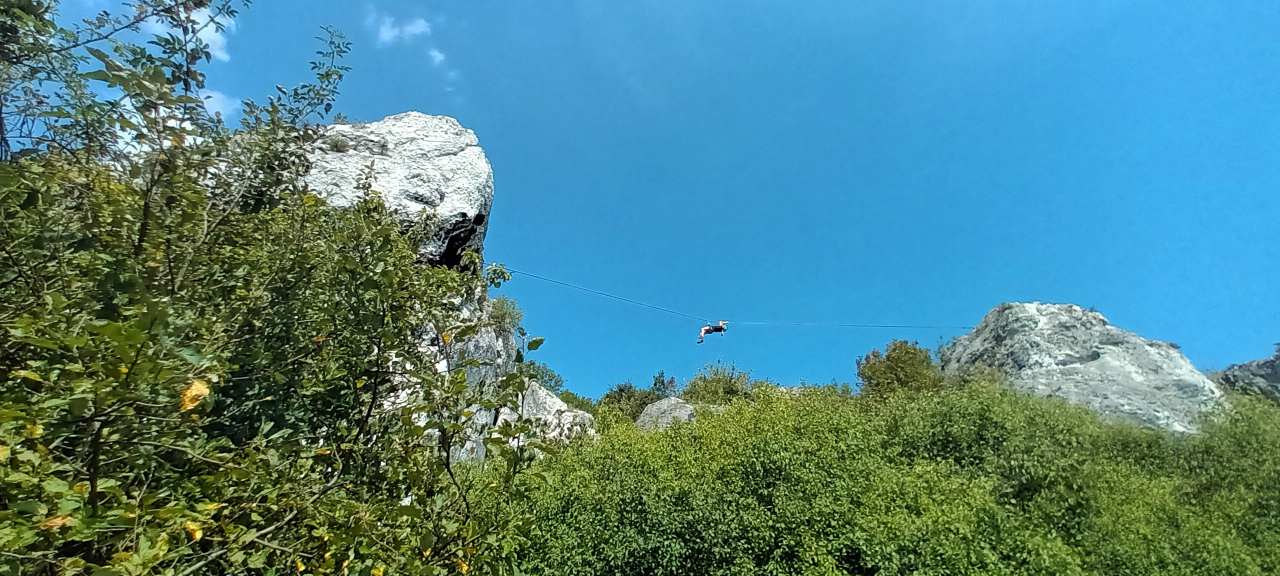
#> input picture design/hero/20240828_134954-retusz.jpg, 2560 x 1152 px (shown at 1/2 size)
$ python -i make_mask.py   (imports and definitions only)
#> lines starting #> are read from the running program, lines starting #| are printed output that depends on the picture; after the words box and inside, x2 and y2 are one past the last pixel; in counts of white or black regions, pixels touching at a corner belong together
"""Build the sky mask for the home page hero ("logo behind the rock").

Usage (outside the app — these are not project dependencies):

    python3 -m venv /tmp/hero-venv
    /tmp/hero-venv/bin/pip install pillow numpy
    /tmp/hero-venv/bin/python design/hero/make_mask.py <photo.jpg> <out.png>

Opaque = sky (the logo shows), transparent = rock, trees, the climber (the
logo hides). The output goes to web/public/images/hero/; the logo's
coordinates in web/src/components/HeroSign.tsx are read off the same photo —
see the comment there, and rule 27 in CLAUDE.md.

The sky is picked by colour: blue, and well bluer than red and green. That
works for a clear sky; clouds or a white sky need another rule.
"""

import sys

import numpy as np
from PIL import Image, ImageFilter, ImageOps


def main(src, out):
    # EXIF first: the original hero photo is stored rotated 180° with an
    # orientation flag, which browsers apply and raw pixel access does not.
#> called with src = '20240828_134954-retusz.jpg', out = 'out.png'
    image = ImageOps.exif_transpose(Image.open(src)).convert('RGB')
#> image is the input picture: PIL image 2560x1152 RGB; mean R, G, B 80.1, 131.8, 134.7
    rgb = np.asarray(image).astype(int)
    r, g, b = rgb[..., 0], rgb[..., 1], rgb[..., 2]
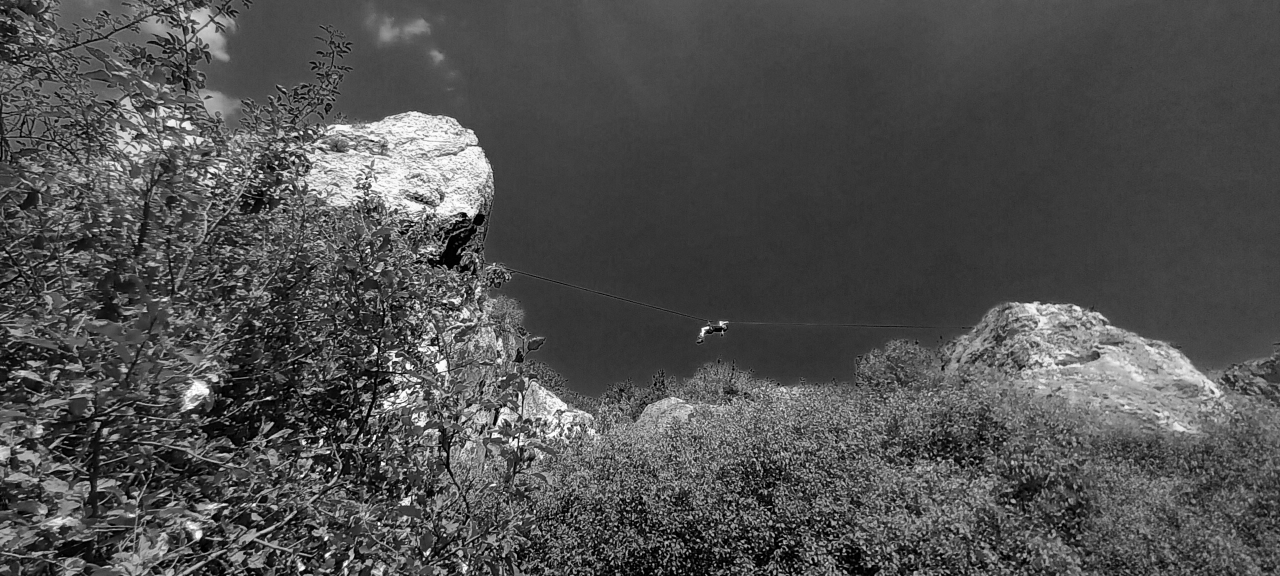
#> r: shape (1152, 2560) int64 (shown at 1/2 size); min 0, max 255, mean 80.1
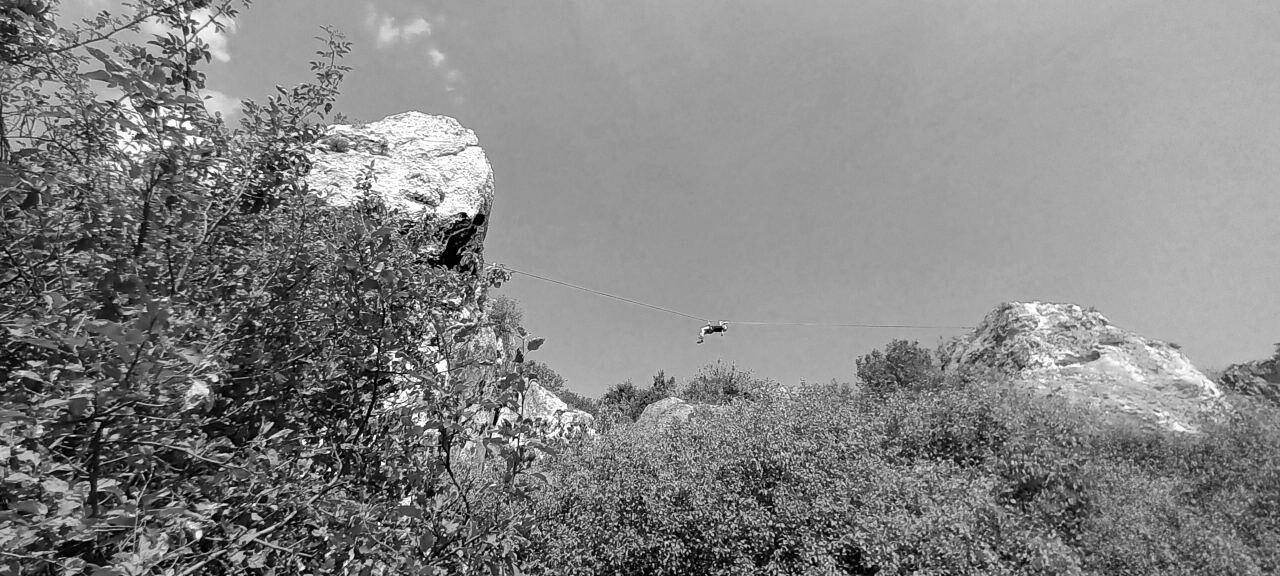
#> g: shape (1152, 2560) int64 (shown at 1/2 size); min 0, max 255, mean 131.8
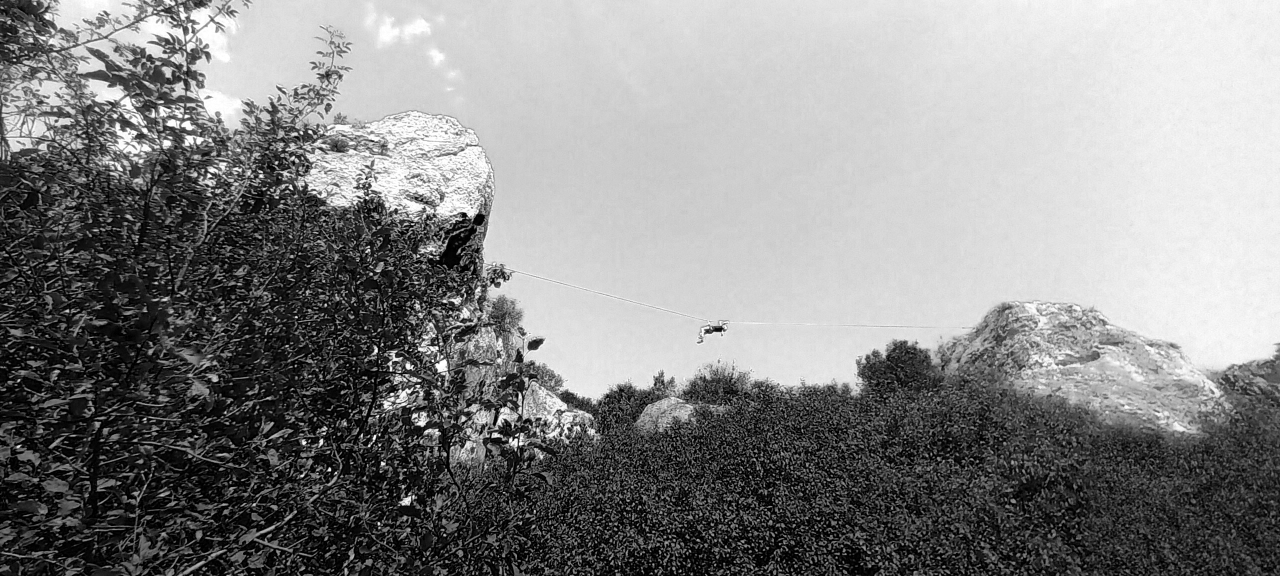
#> b: shape (1152, 2560) int64 (shown at 1/2 size); min 0, max 255, mean 134.7
    sky = (b > 120) & (b - r > 60) & (b - g > 15)
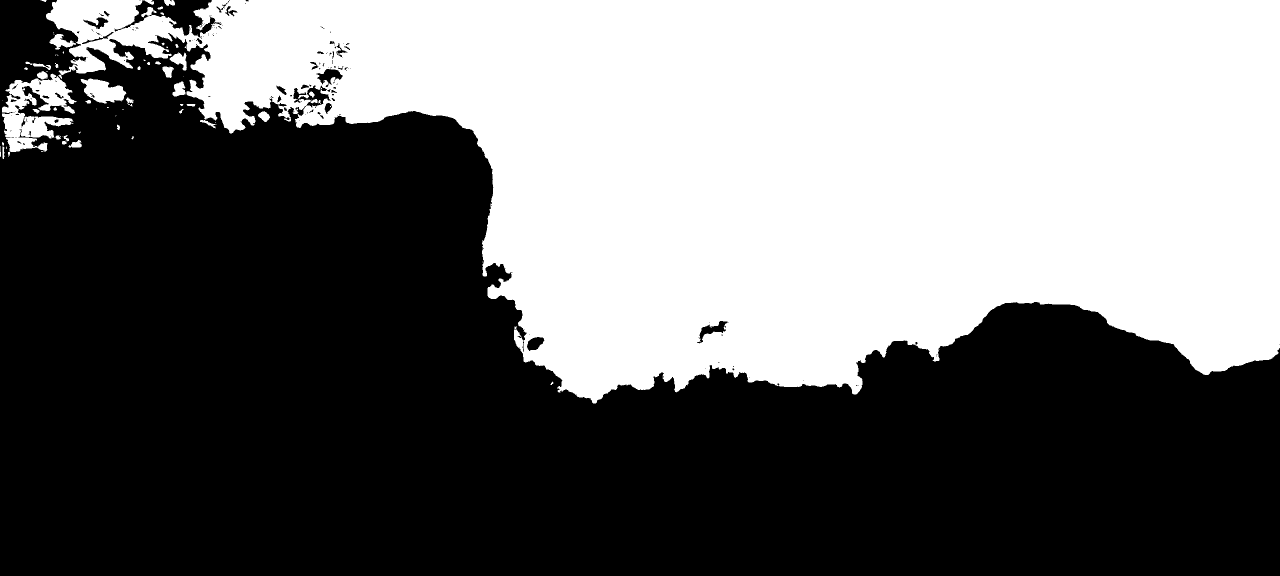
#> sky: shape (1152, 2560) bool (shown at 1/2 size); 44% white; 84 white regions (41 under 20 px), largest, box (x1, y1, x2, y2) and area: (92, 0, 2560, 807) 1278183, (4, 147, 153, 304) 11794, (161, 157, 253, 207) 2794

    mask = Image.fromarray((sky * 255).astype('uint8'))
    mask = mask.filter(ImageFilter.MaxFilter(5)).filter(ImageFilter.MinFilter(5))  # fill specks in the sky
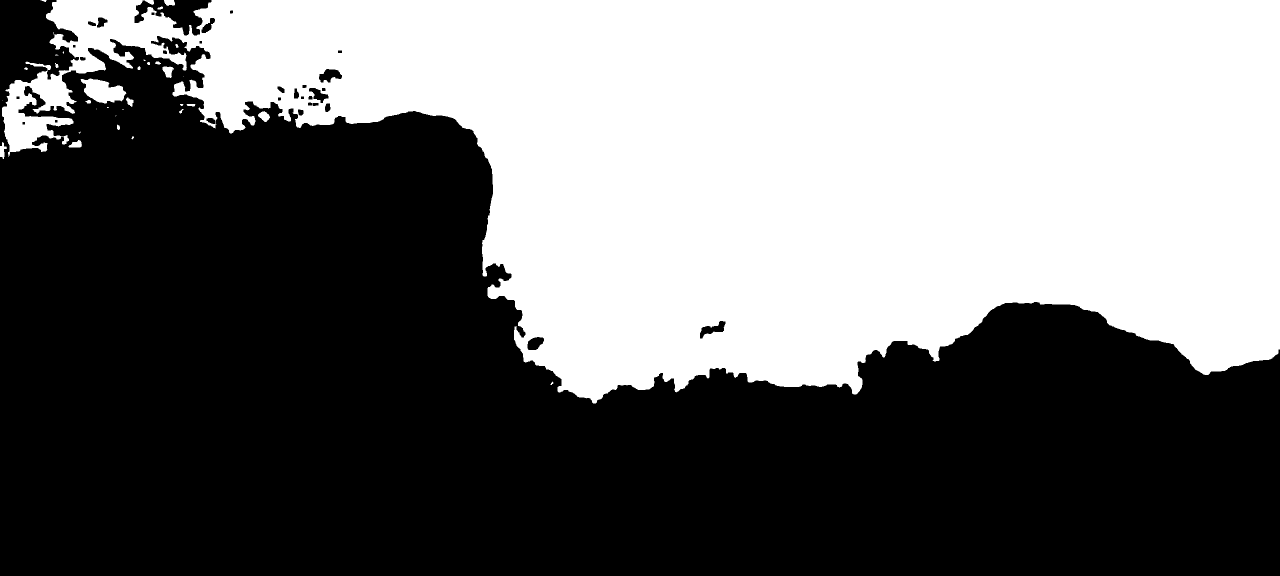
#> mask: PIL image 2560x1152 L (shown at 1/2 size); 44.2% white; 33 white regions (10 under 20 px), largest, box (x1, y1, x2, y2) and area: (4, 0, 2560, 807) 1298603, (161, 157, 253, 207) 2847, (325, 133, 348, 156) 345
    mask = mask.filter(ImageFilter.MinFilter(3)).filter(ImageFilter.MaxFilter(3))  # drop specks in the trees
#> mask: PIL image 2560x1152 L; 44.2% white; 26 white regions (3 under 20 px), largest, box (x1, y1, x2, y2) and area: (4, 0, 2560, 807) 1297869, (162, 157, 252, 207) 2843, (325, 133, 347, 155) 338
    mask = mask.filter(ImageFilter.GaussianBlur(1.5))

    # White, with the sky map as ALPHA — one file that works as both kinds of
    # mask: an SVG <mask> reads luminance (white × alpha = the map), a CSS
    # `mask-image` reads alpha. A plain grayscale PNG is opaque everywhere,
    # which CSS would read as "show all".
    half = mask.resize((image.width // 2, image.height // 2), Image.LANCZOS)
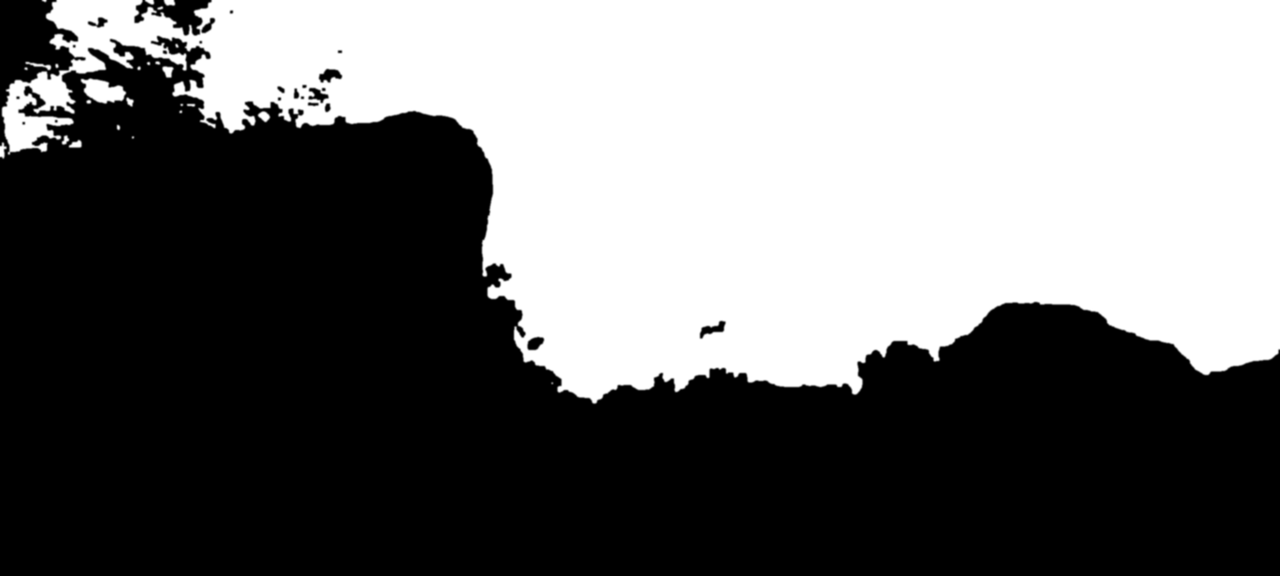
#> half: PIL image 1280x576 L; min 0, max 255, mean 112.7
    white = Image.new('L', half.size, 255)
#> white: PIL image 1280x576 L; every value is 255
    Image.merge('LA', (white, half)).save(out, optimize=True)


# [2 lines not run here, left out]

>>> result = main('20240828_134954-retusz.jpg', 'out.png')
